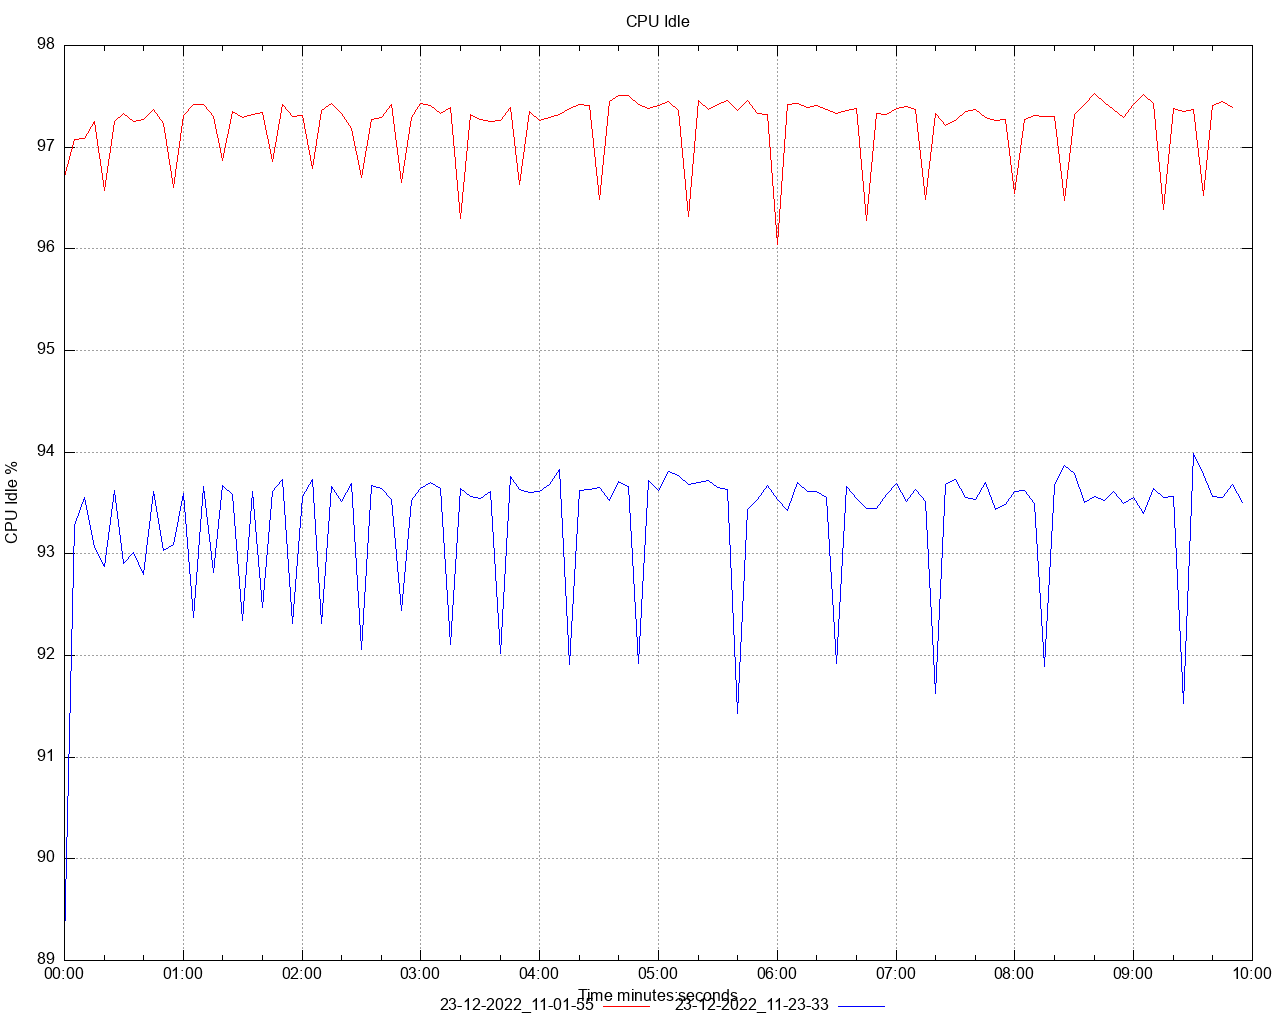

Write gnuplot code to recreate this figure.
set title 'CPU Idle' noenhanced
set style data lines
set datafile separator ","
set terminal png size 1280,1024
set grid
set key below
set xdata time
set timefmt "%s"
offset = 0
t0(x)=(offset=($0==0) ? x : offset, x - offset)
set xlabel 'Time minutes:seconds'
set ylabel 'CPU Idle %'
set output '/Users/ahmet.mircik/Workspace/python/hazelcast-simulator/offload-benchmarks/report/dstat/cpu_idle_A1.png'
plot \
   '/Users/ahmet.mircik/Workspace/python/hazelcast-simulator/offload-benchmarks/report/data/cpu_idle_A1_1.data' using (t0(timecolumn(1))):2 title "23-12-2022_11-01-55" noenhanced lt rgb "red", \
   '/Users/ahmet.mircik/Workspace/python/hazelcast-simulator/offload-benchmarks/report/data/cpu_idle_A1_2.data' using (t0(timecolumn(1))):2 title "23-12-2022_11-23-33" noenhanced lt rgb "blue", \
